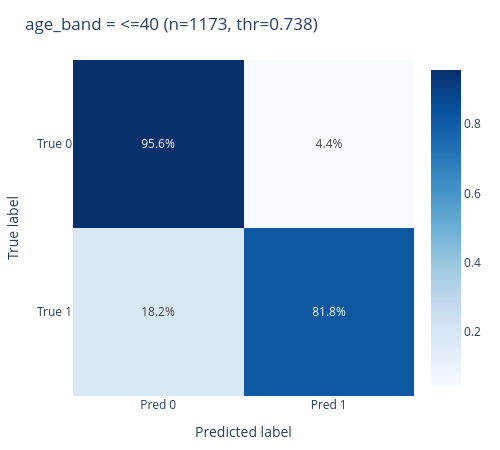
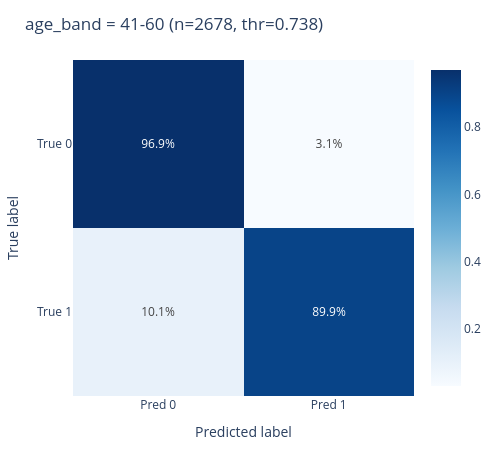
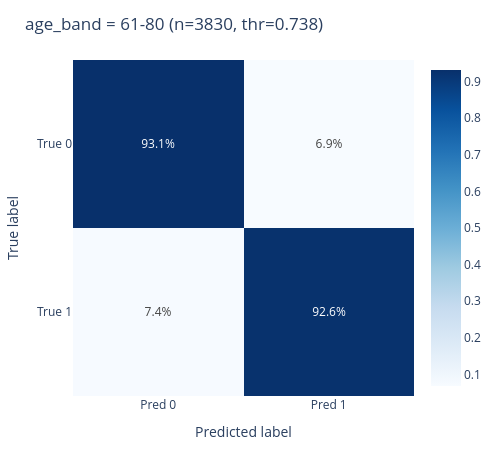
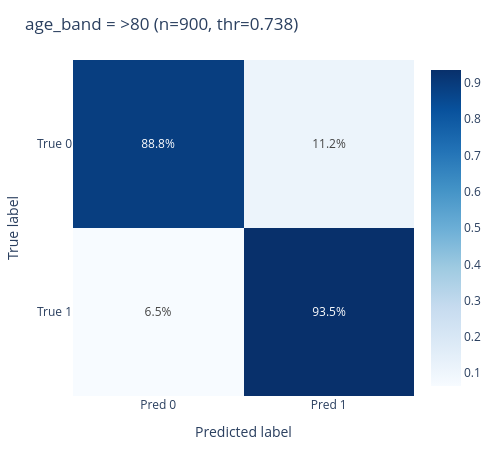

Notebook source saved alongside these figures, in order:
### Code cell
def plot_group_conf_mats(df, label_col, prob_col, group_col, threshold=None, min_group_n=1, normalize=None):
    y_true_all = df[label_col].astype(int).values
    y_prob_all = df[prob_col].astype(float).values
    if threshold is None:
        threshold = youden_threshold(y_true_all, y_prob_all)

    figs = {}
    for g, gdf in df.groupby(group_col):
        if len(gdf) < min_group_n:
            continue
        yt = gdf[label_col].astype(int).values
        yp = (gdf[prob_col].astype(float).values >= threshold).astype(int)
        cm = confusion_matrix(yt, yp, labels=[0,1])
        title = f"{group_col} = {g} (n={len(gdf)}, thr={threshold:.3f})"
        figs[g] = plotly_confusion_matrix(cm, title=title, normalize=normalize)
    return figs  # dict: group -> figure

# Age band
figs_age = plot_group_conf_mats(
    df_val, label_col=f"y_{target}", prob_col=f"p_{target}",
    group_col="age_band", threshold=None, min_group_n=1, normalize='true'
)
for g, fig in figs_age.items():
    fig.show()

# Sex
figs_sex = plot_group_conf_mats(
    df_val, label_col=f"y_{target}", prob_col=f"p_{target}",
    group_col="sex", threshold=None, min_group_n=1, normalize='true'
)
for g, fig in figs_sex.items():
    fig.show()

### Figure 1 — Plotly figure (JSON) as saved in the notebook; plotly's stock layout.template omitted (floating-point values rounded to 4 significant figures)
{"data": [{"colorscale": [[0, "rgb(247,251,255)"], [0.125, "rgb(222,235,247)"], [0.25, "rgb(198,219,239)"], [0.375, "rgb(158,202,225)"], [0.5, "rgb(107,174,214)"], [0.625, "rgb(66,146,198)"], [0.75, "rgb(33,113,181)"], [0.875, "rgb(8,81,156)"], [1, "rgb(8,48,107)"]], "hovertemplate": "True %{y} • %{x}<br>Value: %{z:.3f}<extra></extra>", "showscale": true, "text": [["95.6%", "4.4%"], ["18.2%", "81.8%"]], "texttemplate": "%{text}", "type": "heatmap", "x": ["Pred 0", "Pred 1"], "y": ["True 0", "True 1"], "z": [[0.9561, 0.04389], [0.1818, 0.8182]]}], "layout": {"height": 450, "margin": {"b": 50, "l": 60, "r": 20, "t": 60}, "title": {"text": "age_band = <=40 (n=1173, thr=0.738)"}, "width": 500, "xaxis": {"title": {"text": "Predicted label"}}, "yaxis": {"autorange": "reversed", "title": {"text": "True label"}}}}

### Figure 2 — Plotly figure (JSON) as saved in the notebook; plotly's stock layout.template omitted (floating-point values rounded to 4 significant figures)
{"data": [{"colorscale": [[0, "rgb(247,251,255)"], [0.125, "rgb(222,235,247)"], [0.25, "rgb(198,219,239)"], [0.375, "rgb(158,202,225)"], [0.5, "rgb(107,174,214)"], [0.625, "rgb(66,146,198)"], [0.75, "rgb(33,113,181)"], [0.875, "rgb(8,81,156)"], [1, "rgb(8,48,107)"]], "hovertemplate": "True %{y} • %{x}<br>Value: %{z:.3f}<extra></extra>", "showscale": true, "text": [["96.9%", "3.1%"], ["10.1%", "89.9%"]], "texttemplate": "%{text}", "type": "heatmap", "x": ["Pred 0", "Pred 1"], "y": ["True 0", "True 1"], "z": [[0.9689, 0.03114], [0.1009, 0.8991]]}], "layout": {"height": 450, "margin": {"b": 50, "l": 60, "r": 20, "t": 60}, "title": {"text": "age_band = 41-60 (n=2678, thr=0.738)"}, "width": 500, "xaxis": {"title": {"text": "Predicted label"}}, "yaxis": {"autorange": "reversed", "title": {"text": "True label"}}}}

### Figure 3 — Plotly figure (JSON) as saved in the notebook; plotly's stock layout.template omitted (floating-point values rounded to 4 significant figures)
{"data": [{"colorscale": [[0, "rgb(247,251,255)"], [0.125, "rgb(222,235,247)"], [0.25, "rgb(198,219,239)"], [0.375, "rgb(158,202,225)"], [0.5, "rgb(107,174,214)"], [0.625, "rgb(66,146,198)"], [0.75, "rgb(33,113,181)"], [0.875, "rgb(8,81,156)"], [1, "rgb(8,48,107)"]], "hovertemplate": "True %{y} • %{x}<br>Value: %{z:.3f}<extra></extra>", "showscale": true, "text": [["93.1%", "6.9%"], ["7.4%", "92.6%"]], "texttemplate": "%{text}", "type": "heatmap", "x": ["Pred 0", "Pred 1"], "y": ["True 0", "True 1"], "z": [[0.9314, 0.06863], [0.07389, 0.9261]]}], "layout": {"height": 450, "margin": {"b": 50, "l": 60, "r": 20, "t": 60}, "title": {"text": "age_band = 61-80 (n=3830, thr=0.738)"}, "width": 500, "xaxis": {"title": {"text": "Predicted label"}}, "yaxis": {"autorange": "reversed", "title": {"text": "True label"}}}}

### Figure 4 — Plotly figure (JSON) as saved in the notebook; plotly's stock layout.template omitted (floating-point values rounded to 4 significant figures)
{"data": [{"colorscale": [[0, "rgb(247,251,255)"], [0.125, "rgb(222,235,247)"], [0.25, "rgb(198,219,239)"], [0.375, "rgb(158,202,225)"], [0.5, "rgb(107,174,214)"], [0.625, "rgb(66,146,198)"], [0.75, "rgb(33,113,181)"], [0.875, "rgb(8,81,156)"], [1, "rgb(8,48,107)"]], "hovertemplate": "True %{y} • %{x}<br>Value: %{z:.3f}<extra></extra>", "showscale": true, "text": [["88.8%", "11.2%"], ["6.5%", "93.5%"]], "texttemplate": "%{text}", "type": "heatmap", "x": ["Pred 0", "Pred 1"], "y": ["True 0", "True 1"], "z": [[0.8877, 0.1123], [0.06471, 0.9353]]}], "layout": {"height": 450, "margin": {"b": 50, "l": 60, "r": 20, "t": 60}, "title": {"text": "age_band = >80 (n=900, thr=0.738)"}, "width": 500, "xaxis": {"title": {"text": "Predicted label"}}, "yaxis": {"autorange": "reversed", "title": {"text": "True label"}}}}
